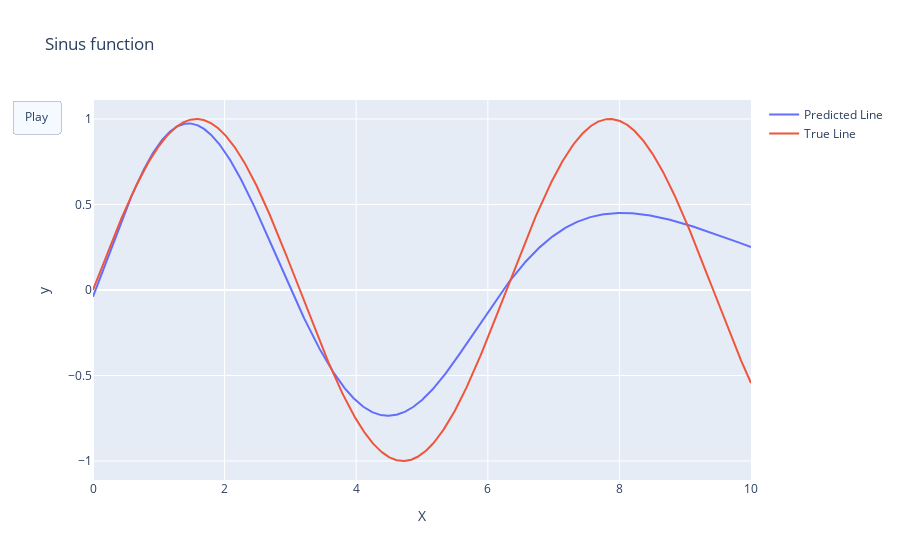

Notebook source saved alongside this figure:
### Code cell
X_test = np.linspace(0, 10, 1000).reshape((1000, 1))
y_test = np.sin(X_test)
y_pred = [network.predict(X_test / (2*np.pi)) for network in networks]
fig = go.Figure(
    data=[go.Scatter(x=X_test.flatten(), y=y_pred[0].flatten(), name="Predicted Line")],
    layout=go.Layout(
        updatemenus=[dict(
            type="buttons",
            buttons=[
            dict(
                args = [None, {"frame": {"duration": 120, "redraw": False},
                                "fromcurrent": True, "transition": {"duration": 5}}],
                label = "Play",
                method = "animate",

                )])]
    ),
    frames=[go.Frame(data=[go.Scatter(x=X_test.flatten(), y=y_pred_i.flatten())]) for y_pred_i in y_pred[1:]
            ]
)
fig.add_trace(go.Scatter(x=X_test.flatten(),
                        y=y_test.flatten(),
                        mode="lines",
                        name="True Line"))
fig.update_layout(
    title="Sinus function",
    xaxis_title="X",
    yaxis_title="y",
)
fig.show()

### Figure 1 — Plotly figure (JSON) as saved in the notebook; plotly's stock layout.template omitted (floating-point values rounded to 4 significant figures; data arrays with more than 128 entries replaced by an {"elided": "..."} marker saying what was removed)
{"data": [{"name": "Predicted Line", "type": "scatter", "x": {"elided": "1000 float values"}, "y": {"elided": "1000 float values"}}, {"mode": "lines", "name": "True Line", "type": "scatter", "x": {"elided": "1000 float values"}, "y": {"elided": "1000 float values"}}], "layout": {"title": {"text": "Sinus function"}, "updatemenus": [{"buttons": [{"args": [null, {"frame": {"duration": 120, "redraw": false}, "fromcurrent": true, "transition": {"duration": 5}}], "label": "Play", "method": "animate"}], "type": "buttons"}], "xaxis": {"title": {"text": "X"}}, "yaxis": {"title": {"text": "y"}}}}
